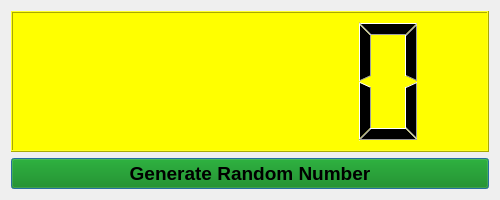
<?xml version="1.0" encoding="UTF-8"?>
<ui version="4.0">
 <class>Dialog</class>
 <widget class="QDialog" name="Dialog">
  <property name="geometry">
   <rect>
    <x>0</x>
    <y>0</y>
    <width>500</width>
    <height>200</height>
   </rect>
  </property>
  <property name="windowTitle">
   <string>Dialog</string>
  </property>
  <property name="styleSheet">
   <string notr="true">QLCDNumber {

background:yellow

}

QPushButton {
background:green


}</string>
  </property>
  <layout class="QVBoxLayout" name="verticalLayout">
   <item>
    <widget class="QLCDNumber" name="lcdNumber"/>
   </item>
   <item>
    <widget class="QPushButton" name="pushButton">
     <property name="font">
      <font>
       <pointsize>14</pointsize>
       <bold>true</bold>
      </font>
     </property>
     <property name="text">
      <string>Generate Random Number</string>
     </property>
    </widget>
   </item>
  </layout>
 </widget>
 <resources/>
 <connections/>
</ui>
